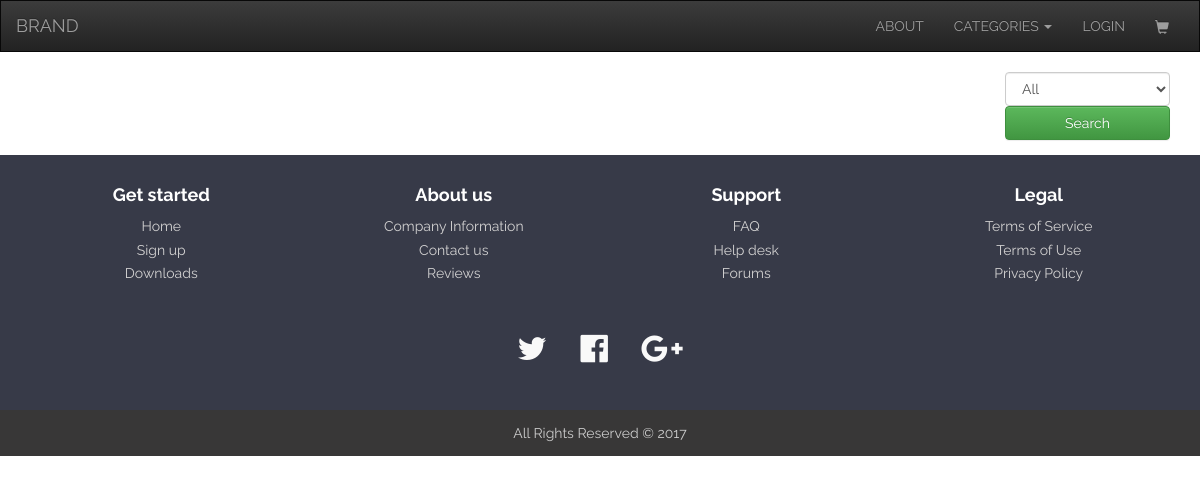
Before: / with the older database file.
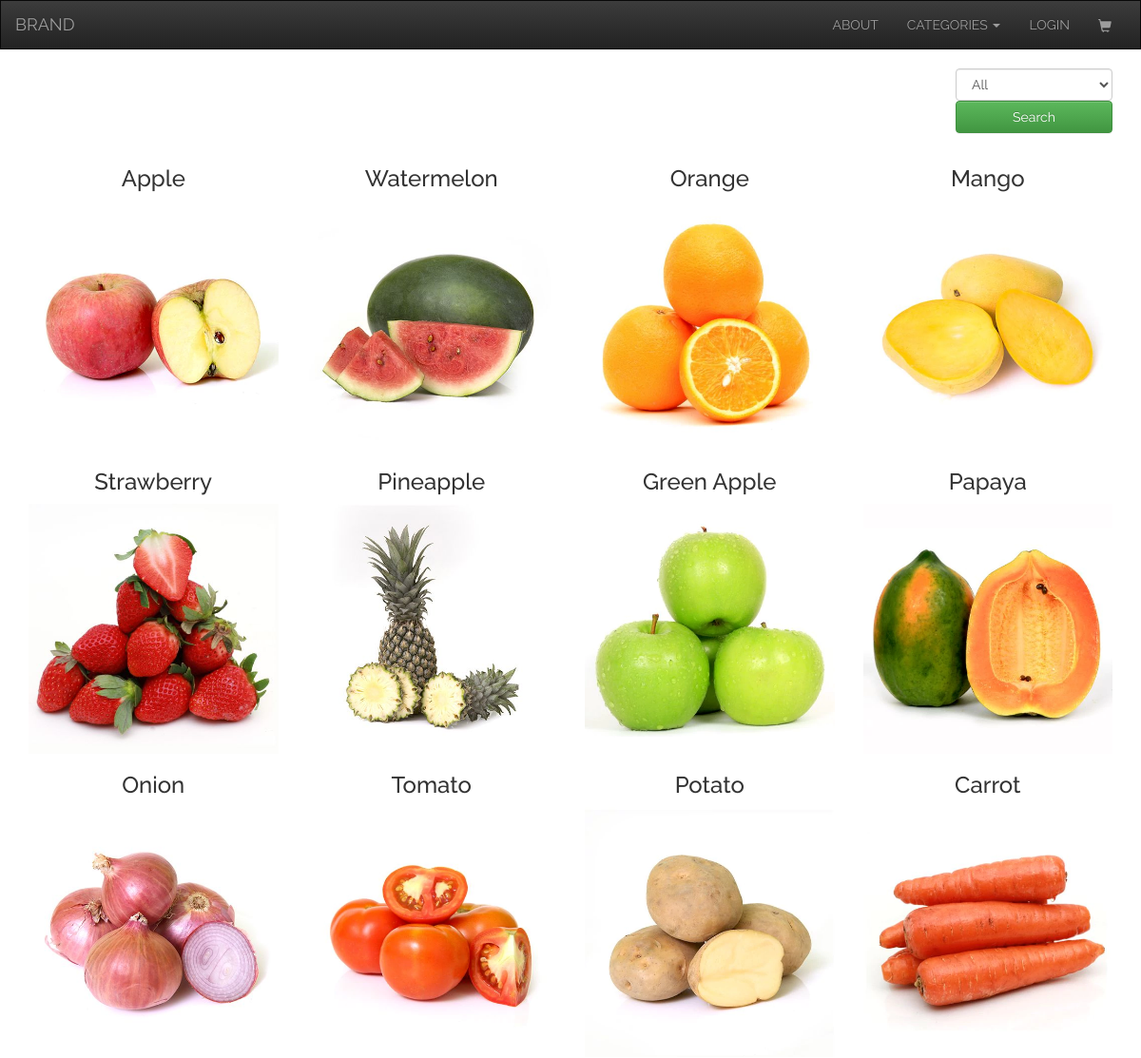
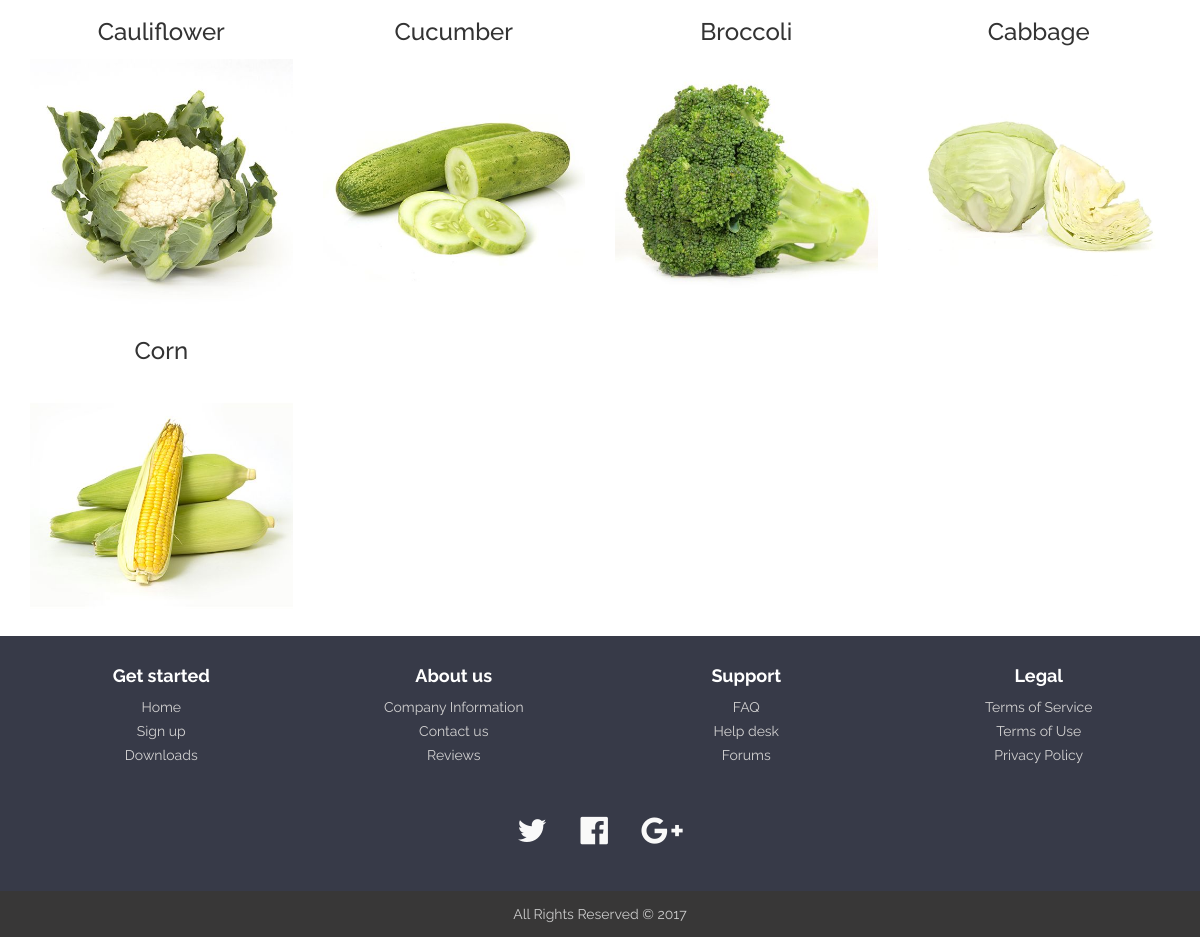
After: the same page with the newer database file (2 pictures, top to bottom).
### tables this page shows
CREATE TABLE `product` (
  `id` int(11) NOT NULL,
  `name` varchar(255) NOT NULL,
  `price` int(11) NOT NULL,
  `image` varchar(255) NOT NULL,
  `description` varchar(8000) NOT NULL,
  `details` varchar(8000) NOT NULL,
  `stock` int(11) NOT NULL,
  `category_id` int(11) DEFAULT NULL
);

### inventory.php (the view, shortened to what this page needs)
<?php
function get_content() {
	include('connection.php');
	mysqli_set_charset($conn,"UTF8");
	$sql = "SELECT DISTINCT id,category_type FROM category";
	echo "<div class='categorydropdown'>";
	echo "<form class='form-group col-xs-2 col-xs-offset-10' method='POST' action=''>";
	echo "<select class='form-control' name='category_type'>";
	echo "<option>All</option>";
	echo "</select><button type='submit' name='search' class='btn btn-success form-control'>Search</button>";
	echo "</form>";
	echo "</div>";
	if(isset($_POST['search']) && $_POST['category_type']!= "All") {
		$category = $_POST['category_type'];
		$sql = "SELECT * FROM product WHERE category_id = '$category'";
	} else
		$sql = "SELECT * FROM product";
	$result = mysqli_query($conn, $sql);
	while($row = mysqli_fetch_assoc($result)){
		$id = $row['id'];
		$name = $row['name'];
		$price = $row['price'];
		$image = $row['image'];
		$description = $row['description'];
		$details = $row['details'];
		echo "
		<div class='col-xs-12 col-sm-6 col-md-4 col-lg-3' id='wrapper'>
			<h3 class='text-center'>
				$name
			</h3>
			<img class='img-responsive inventoryimg' src='$image' alt='$name'>
				<div id='moremodal$id' class='modal fade' role='dialog'>
					<div class='modal-dialog'>
						<div class='modal-content'>
							<div class='modal-header'>
								<button type='button' class='close' data-dismiss='modal'>&times;</button>
								<h3 class='modal-title'>$name</h3>
							</div>
							<div class='modal-body'>
								<h4>Brief Description:</h4>
								<p>$description</p>
								<h4>Consumption Benefits: </h4>
								<p>$details</p>
								<h4>Price:</h4><span>PHP ". number_format($price,2) ."</span>
							</div>
							<div class='modal-footer'>
								<button type='submit' class='btn btn-default' data-dismiss='modal'>Close</button>
							</div>
						</div>
					</div>
				</div>
			<div class='text-center' id='content'>
				<div class='contentbtn'>
					<button type='button' class='btn btn-info' data-toggle='modal' data-target='#moremodal$id'>More Details</button>
					<button type='submit' class='btn btn-success'>Add to Cart</button>
				</div>
			</div>
		</div>";
	}
}
get_content();
?>

### index.php (shortened to what this page needs)
<!DOCTYPE html>
<html>
<head>
	<link rel="stylesheet" href="https://maxcdn.bootstrapcdn.com/bootstrap/3.3.7/css/bootstrap.min.css">
	<link rel="stylesheet" href="https://maxcdn.bootstrapcdn.com/bootstrap/3.3.7/css/bootstrap-theme.min.css">
	<link rel="stylesheet" type="text/css" href="style.css">
	<link rel="stylesheet" href="http://cdnjs.cloudflare.com/ajax/libs/font-awesome/4.6.3/css/font-awesome.min.css">
</head>
<body>
	<?php require_once('navbar.php'); ?>
	<?php require_once('maincontent.php') ?>
	<?php require_once('footer.php'); ?>
</body>
</html>

### navbar.php (shortened to what this page needs)
<nav class="navbar navbar-inverse">
	<div class="container-fluid">
		<div class="navbar-header">
			<a class="navbar-brand" href="index.php">BRAND</a>
		</div>
		<div class="collapse navbar-collapse" id="primarynavbar">
			<ul class="nav navbar-nav navbar-right text-uppercase">
				<li><a href="#">about</a></li>
				<li class="dropdown">
					<a href="#" class="dropdown-toggle" data-toggle="dropdown" role="button">categories <span class="caret"></span></a>
				</li>
				<?php if(!isset($_SESSION['username'])) { ?>
				<li><a href="login.php">login</a></li>
				<?php } else {
					echo "<li><a href='logout.php'>logout</a></li>";
				} ?>
				<li><a class="glyphicon glyphicon-shopping-cart" aria-hidden="true" href="cart.php"></a></li>
			</ul>
		</div>
	</div>
</nav>

### maincontent.php
<main class="container">
	<div class="row">
		<?php require_once('inventory.php') ?>
	</div>
</main>

### footer.php
<footer id="myFooter">
    <div class="container">
        <div class="row">
            <div class="col-sm-3 myCols">
                <h5>Get started</h5>
                <ul>
                    <li><a href="#">Home</a></li>
                    <li><a href="#">Sign up</a></li>
                    <li><a href="#">Downloads</a></li>
                </ul>
            </div>
            <div class="col-sm-3 myCols">
                <h5>About us</h5>
                <ul>
                    <li><a href="#">Company Information</a></li>
                    <li><a href="#">Contact us</a></li>
                    <li><a href="#">Reviews</a></li>
                </ul>
            </div>
            <div class="col-sm-3 myCols">
                <h5>Support</h5>
                <ul>
                    <li><a href="#">FAQ</a></li>
                    <li><a href="#">Help desk</a></li>
                    <li><a href="#">Forums</a></li>
                </ul>
            </div>
            <div class="col-sm-3 myCols">
                <h5>Legal</h5>
                <ul>
                    <li><a href="#">Terms of Service</a></li>
                    <li><a href="#">Terms of Use</a></li>
                    <li><a href="#">Privacy Policy</a></li>
                </ul>
            </div>
        </div>
    </div>
    <div class="social-networks">
        <a href="#" class="twitter"><i class="fa fa-twitter"></i></a>
        <a href="#" class="facebook"><i class="fa fa-facebook-official"></i></a>
        <a href="#" class="google"><i class="fa fa-google-plus"></i></a>
    </div>
    <div class="footer-copyright">
        <p>All Rights Reserved © 2017</p>
    </div>
</footer>

### style.css (style rules this page uses)
body { font-family: 'Raleway', sans-serif; }
.navbar { margin-bottom: 0; }
.navbar-inverse { border-radius: 0; }
.categorydropdown { text-align: right; padding-top: 20px; }
#wrapper { position: relative; }
.inventoryimg { margin: 0 auto; }
#myFooter { background-color: #373a48; color: white; }
#myFooter .footer-copyright { background-color: #383737; padding-top:3px; padding-bottom:3px; text-align: center; }
#myFooter .footer-copyright p { margin: 10px; color: #ccc; }
#myFooter ul { list-style-type: none; padding-left: 0; line-height: 1.7; }
#myFooter h5 { font-size: 18px; color: white; font-weight: bold; margin-top: 30px; }
#myFooter a { color:#d2d1d1; text-decoration: none; }
#myFooter .myCols { text-align: center; }
#myFooter .social-networks { text-align: center; padding-top: 30px; padding-bottom: 38px; }
#myFooter .social-networks a { font-size: 32px; margin-right: 5px; margin-left: 5px; color: #f9f9f9; padding: 10px; transition: 0.2s; }

Changed rows visible on the page:
added product: name "Apple", image (picture)
added product: name "Watermelon", image (picture)
added product: name "Orange", image (picture)
added product: name "Mango", image (picture)
added product: name "Strawberry", image (picture)
added product: name "Pineapple", image (picture)
added product: name "Green Apple", image (picture)
added product: name "Papaya", image (picture)
added product: name "Onion", image (picture)
added product: name "Tomato", image (picture)
added product: name "Potato", image (picture)
added product: name "Carrot", image (picture)
added product: name "Cauliflower", image (picture)
added product: name "Cucumber", image (picture)
added product: name "Broccoli", image (picture)
added product: name "Cabbage", image (picture)
added product: name "Corn", image (picture)
